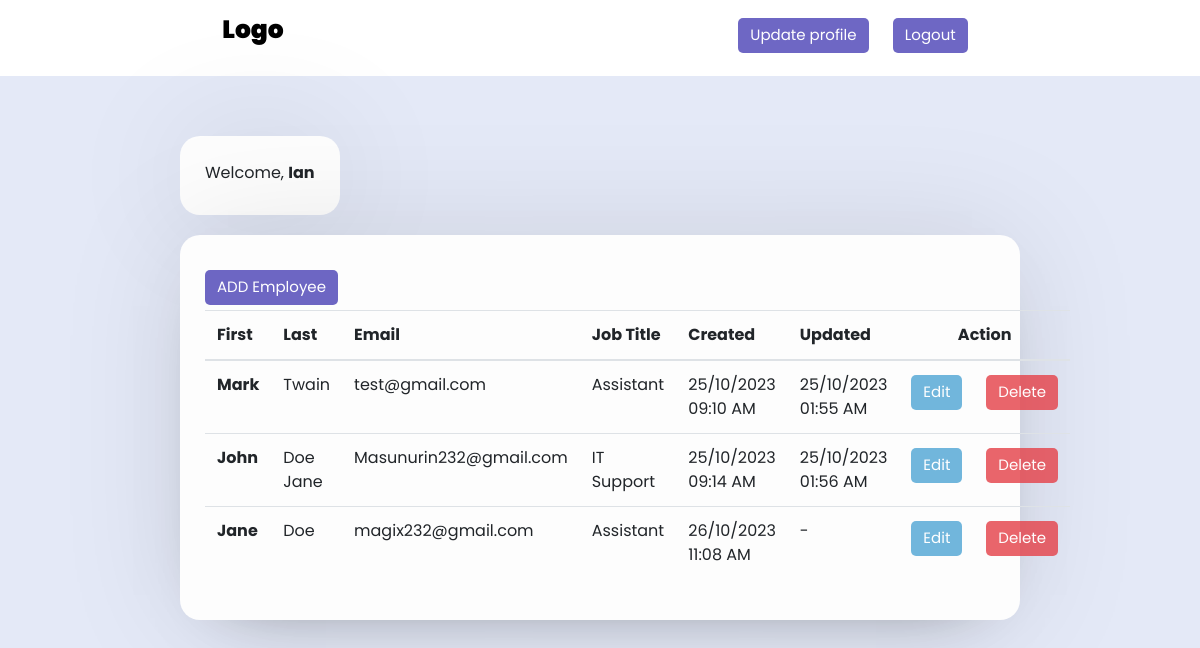
The app's page /home.php (signed in) with its own data.
### tables this page shows
CREATE TABLE `sample_list` (
  `id` int(11) NOT NULL,
  `fname` varchar(255) NOT NULL,
  `lname` varchar(255) NOT NULL,
  `email` varchar(255) NOT NULL,
  `job_title` varchar(255) NOT NULL,
  `created_at` datetime NOT NULL DEFAULT current_timestamp(),
  `updated_at` timestamp NULL DEFAULT NULL ON UPDATE current_timestamp()
);

### config/function.php (called while the page is built, shortened)
<?php
    include("db.php");
    function get_employee_list() {
        global $conn;
        $sql = "SELECT id, fname, lname, email, job_title, created_at, updated_at FROM sample_list ORDER BY fname DESC";
        $get_stmt = $conn->prepare($sql);
        $get_stmt->execute();
        $result =$get_stmt->get_result();
        $employees = array();
        while($row = $result->fetch_assoc()) {
            $employees[] = $row;
        }
        return  $employees;
    }
?>

### home.php (the view, shortened to what this page needs)
<?php
    include("config/function.php");
?>
<!DOCTYPE html>
<html lang="en">
<head>
    <link rel="stylesheet" href="https://cdn.jsdelivr.net/npm/bootstrap@4.6.2/dist/css/bootstrap.min.css">
    <link rel="stylesheet" href="css/style.css">
</head>
<body>
    <div class="nav">
        <div class="logo">
            <p><a href="home.php">Logo</a></p>
        </div>
        <div class="right-links">
            <a href="update_profile.php?id=<?=$_SESSION['user_id']; ?>"><button class="btn">Update profile</button></a>
            <a href="./logout.php">
                <button class="btn">Logout</button>
            </a>
        </div>
    </div>
    <main>
        <div class="main-box top">
            <div class="top">
                <div class="box">
                    <p>Welcome, <b><?= $_SESSION['name']; ?></b></p>
                </div>
            </div>
            <div class="bottom">
                <div class="box">
                    <p><a href="add_employee.php"><button class="btn">ADD Employee</button></a></p>
<?php
                    $employees = get_employee_list();
?>
                    <table class="table table-hover">
                        <thead>
                            <tr>
                            <th scope="col">First</th>
                            <th scope="col">Last</th>
                            <th scope="col">Email</th>
                            <th scope="col">Job Title</th>
                            <th scope="col">Created</th>
                            <th scope="col">Updated</th>
                            <th scope="col" class="centered-colspan" colspan="2">Action</th>
                            </tr>
                        </thead>
                        <tbody>
<?php                     if(empty($employees)) { ?>
                            <tr>
                                <td colspan="5">No Record Found</td>
                            </tr>
<?php                       } else { ?>
<?php
                            foreach($employees as $employeeData) {
?>
                            <tr>
                            <th scope="row"><?= $employeeData['fname'];?></th>
                            <td><?= $employeeData['lname'];?></td>
                            <td><?= $employeeData['email'];?></td>
                            <td><?= $employeeData['job_title'];?></td>
                            <td><?= date('d/m/Y h:i A', strtotime($employeeData['created_at']));?></td>
                            <td><?= (!empty($employeeData['updated_at']) ? date('d/m/Y h:i A', strtotime($employeeData['updated_at'])) : '-');?></td>
                            <td>
                                <a href="edit_employee.php?id=<?php echo $employeeData['id']; ?>"><button class='btn btn-edit'>Edit</button></a>
                            </td>
                            <td>
                            <a href="delete_employee.php?id=<?php echo $employeeData['id']; ?>"><button class='btn btn-delete'>Delete</button></a>
                            </td>
                            </tr>
<?php                       } }?>
                        </tbody>
                    </table>
                </div>
            </div>
        </div>
    </main>
</body>
</html>

### css/style.css (style rules this page uses)
* { margin: 0px; padding: 0px; box-sizing: border-box; font-family: 'Poppins', sans-serif; }
body { background: #e4e9f7; }
.box { background: #fdfdfd; display: flex; flex-direction: column; padding: 25px 25px; border-radius: 20px; box-shadow: 0 0 128px 0 rgb(0, 0, 0, 0.1), 0 23px 64px -48px rgb(0, 0, 0, 0.5); }
.btn { height: 35px; background: rgba(76, 68, 182, 0.808); border: 0; border-radius: 5px; color: #fff; font-size: 15px; transition: all .3s; cursor: pointer; margin-top: 10px; margin-bottom:0px 10px; }
.btn-edit { height: 35px; background: rgba(81, 166, 213, 0.808); border: 0; border-radius: 5px; color: #fff; font-size: 15px; transition: all .3s; cursor: pointer; margin-top: 2px; margin-bottom:0px 10px; }
.btn-delete { height: 35px; background: rgba(230, 66, 74, 0.808); border: 0; border-radius: 5px; color: #fff; font-size: 15px; transition: all .3s; cursor: pointer; margin-top: 2px; margin-bottom:0px 10px; }
.nav { background: #fff; display: flex; flex-direction: row; justify-content: space-around; line-height: 60px; z-index: 100; }
.logo { font-size: 25px; font-weight: 900; }
.logo a { text-decoration: none; color: #000; }
.right-links a { padding: 0 10px; }
main { display: flex; align-items: center; justify-content: center; margin-top: 60px; }
.main-box { display: flex; flex-direction: column; width: 70%; }
.main-box .top { display: flex; flex-direction: row; justify-content: space-between; }
.bottom { width: 100%; margin-top: 20px; }
.box p { margin-bottom: 5px; }
.centered-colspan { text-align: center; }

### records on screen
sample_list: fname "Mark", lname "Twain", email "test@gmail.com", job_title "Assistant", created_at "25/10/2023 09:10 AM", updated_at "25/10/2023 01:55 AM"
sample_list: fname "John", lname "Doe Jane", email "Masunurin232@gmail.com", job_title "IT Support", created_at "25/10/2023 09:14 AM", updated_at "25/10/2023 01:56 AM"
sample_list: fname "Jane", lname "Doe", email "magix232@gmail.com", job_title "Assistant", created_at "26/10/2023 11:08 AM"

### other values on screen
$_SESSION['name'] "Ian"
